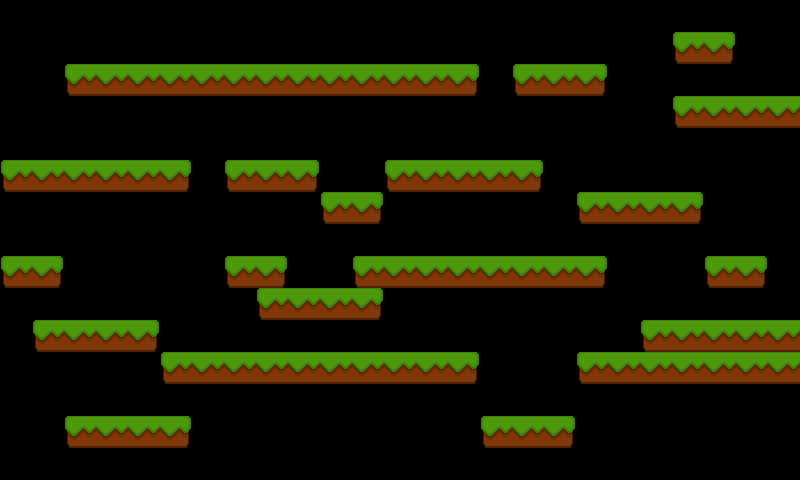

Rendered tile map (Tiled .tmx) drawn with the repository's tilesets; below, a short description and the full map source, tile grids included:
An orthogonal 25x15 tile map with 32x32 px tiles, 1 tile layer (Kachelebene 1).

<map version="1.0" orientation="orthogonal" renderorder="right-down" width="25" height="15" tilewidth="32" tileheight="32">
 <tileset firstgid="1" name="Gras-Tile-complete" tilewidth="32" tileheight="32">
  <image source="../Gras-Tile-complete.png" trans="ffffff" width="96" height="32" />
 </tileset>
 <layer name="Kachelebene 1" width="25" height="15">
  <data>
   <tile gid="0" />
   <tile gid="0" />
   <tile gid="0" />
   <tile gid="0" />
   <tile gid="0" />
   <tile gid="0" />
   <tile gid="0" />
   <tile gid="0" />
   <tile gid="0" />
   <tile gid="0" />
   <tile gid="0" />
   <tile gid="0" />
   <tile gid="0" />
   <tile gid="0" />
   <tile gid="0" />
   <tile gid="0" />
   <tile gid="0" />
   <tile gid="0" />
   <tile gid="0" />
   <tile gid="0" />
   <tile gid="0" />
   <tile gid="0" />
   <tile gid="0" />
   <tile gid="0" />
   <tile gid="0" />
   <tile gid="0" />
   <tile gid="0" />
   <tile gid="0" />
   <tile gid="0" />
   <tile gid="0" />
   <tile gid="0" />
   <tile gid="0" />
   <tile gid="0" />
   <tile gid="0" />
   <tile gid="0" />
   <tile gid="0" />
   <tile gid="0" />
   <tile gid="0" />
   <tile gid="0" />
   <tile gid="0" />
   <tile gid="0" />
   <tile gid="0" />
   <tile gid="0" />
   <tile gid="0" />
   <tile gid="0" />
   <tile gid="0" />
   <tile gid="1" />
   <tile gid="3" />
   <tile gid="0" />
   <tile gid="0" />
   <tile gid="0" />
   <tile gid="0" />
   <tile gid="1" />
   <tile gid="2" />
   <tile gid="2" />
   <tile gid="2" />
   <tile gid="2" />
   <tile gid="2" />
   <tile gid="2" />
   <tile gid="2" />
   <tile gid="2" />
   <tile gid="2" />
   <tile gid="2" />
   <tile gid="2" />
   <tile gid="3" />
   <tile gid="0" />
   <tile gid="1" />
   <tile gid="2" />
   <tile gid="3" />
   <tile gid="0" />
   <tile gid="0" />
   <tile gid="0" />
   <tile gid="0" />
   <tile gid="0" />
   <tile gid="0" />
   <tile gid="0" />
   <tile gid="0" />
   <tile gid="0" />
   <tile gid="0" />
   <tile gid="0" />
   <tile gid="0" />
   <tile gid="0" />
   <tile gid="0" />
   <tile gid="0" />
   <tile gid="0" />
   <tile gid="0" />
   <tile gid="0" />
   <tile gid="0" />
   <tile gid="0" />
   <tile gid="0" />
   <tile gid="0" />
   <tile gid="0" />
   <tile gid="0" />
   <tile gid="0" />
   <tile gid="0" />
   <tile gid="0" />
   <tile gid="1" />
   <tile gid="2" />
   <tile gid="2" />
   <tile gid="2" />
   <tile gid="0" />
   <tile gid="0" />
   <tile gid="0" />
   <tile gid="0" />
   <tile gid="0" />
   <tile gid="0" />
   <tile gid="0" />
   <tile gid="0" />
   <tile gid="0" />
   <tile gid="0" />
   <tile gid="0" />
   <tile gid="0" />
   <tile gid="0" />
   <tile gid="0" />
   <tile gid="0" />
   <tile gid="0" />
   <tile gid="0" />
   <tile gid="0" />
   <tile gid="0" />
   <tile gid="0" />
   <tile gid="0" />
   <tile gid="0" />
   <tile gid="0" />
   <tile gid="0" />
   <tile gid="0" />
   <tile gid="1" />
   <tile gid="2" />
   <tile gid="2" />
   <tile gid="2" />
   <tile gid="2" />
   <tile gid="3" />
   <tile gid="0" />
   <tile gid="1" />
   <tile gid="2" />
   <tile gid="3" />
   <tile gid="0" />
   <tile gid="0" />
   <tile gid="1" />
   <tile gid="2" />
   <tile gid="2" />
   <tile gid="2" />
   <tile gid="3" />
   <tile gid="0" />
   <tile gid="0" />
   <tile gid="0" />
   <tile gid="0" />
   <tile gid="0" />
   <tile gid="0" />
   <tile gid="0" />
   <tile gid="0" />
   <tile gid="0" />
   <tile gid="0" />
   <tile gid="0" />
   <tile gid="0" />
   <tile gid="0" />
   <tile gid="0" />
   <tile gid="0" />
   <tile gid="0" />
   <tile gid="0" />
   <tile gid="0" />
   <tile gid="1" />
   <tile gid="3" />
   <tile gid="0" />
   <tile gid="0" />
   <tile gid="0" />
   <tile gid="0" />
   <tile gid="0" />
   <tile gid="0" />
   <tile gid="1" />
   <tile gid="2" />
   <tile gid="2" />
   <tile gid="3" />
   <tile gid="0" />
   <tile gid="0" />
   <tile gid="0" />
   <tile gid="0" />
   <tile gid="0" />
   <tile gid="0" />
   <tile gid="0" />
   <tile gid="0" />
   <tile gid="0" />
   <tile gid="0" />
   <tile gid="0" />
   <tile gid="0" />
   <tile gid="0" />
   <tile gid="0" />
   <tile gid="0" />
   <tile gid="0" />
   <tile gid="0" />
   <tile gid="0" />
   <tile gid="0" />
   <tile gid="0" />
   <tile gid="0" />
   <tile gid="0" />
   <tile gid="0" />
   <tile gid="0" />
   <tile gid="0" />
   <tile gid="0" />
   <tile gid="0" />
   <tile gid="0" />
   <tile gid="1" />
   <tile gid="3" />
   <tile gid="0" />
   <tile gid="0" />
   <tile gid="0" />
   <tile gid="0" />
   <tile gid="0" />
   <tile gid="1" />
   <tile gid="3" />
   <tile gid="0" />
   <tile gid="0" />
   <tile gid="1" />
   <tile gid="2" />
   <tile gid="2" />
   <tile gid="2" />
   <tile gid="2" />
   <tile gid="2" />
   <tile gid="2" />
   <tile gid="3" />
   <tile gid="0" />
   <tile gid="0" />
   <tile gid="0" />
   <tile gid="1" />
   <tile gid="3" />
   <tile gid="0" />
   <tile gid="0" />
   <tile gid="0" />
   <tile gid="0" />
   <tile gid="0" />
   <tile gid="0" />
   <tile gid="0" />
   <tile gid="0" />
   <tile gid="0" />
   <tile gid="1" />
   <tile gid="2" />
   <tile gid="2" />
   <tile gid="3" />
   <tile gid="0" />
   <tile gid="0" />
   <tile gid="0" />
   <tile gid="0" />
   <tile gid="0" />
   <tile gid="0" />
   <tile gid="0" />
   <tile gid="0" />
   <tile gid="0" />
   <tile gid="0" />
   <tile gid="0" />
   <tile gid="0" />
   <tile gid="0" />
   <tile gid="0" />
   <tile gid="1" />
   <tile gid="2" />
   <tile gid="2" />
   <tile gid="3" />
   <tile gid="0" />
   <tile gid="0" />
   <tile gid="0" />
   <tile gid="0" />
   <tile gid="0" />
   <tile gid="0" />
   <tile gid="0" />
   <tile gid="0" />
   <tile gid="0" />
   <tile gid="0" />
   <tile gid="0" />
   <tile gid="0" />
   <tile gid="0" />
   <tile gid="0" />
   <tile gid="0" />
   <tile gid="1" />
   <tile gid="2" />
   <tile gid="2" />
   <tile gid="2" />
   <tile gid="2" />
   <tile gid="0" />
   <tile gid="0" />
   <tile gid="0" />
   <tile gid="0" />
   <tile gid="0" />
   <tile gid="1" />
   <tile gid="2" />
   <tile gid="2" />
   <tile gid="2" />
   <tile gid="2" />
   <tile gid="2" />
   <tile gid="2" />
   <tile gid="2" />
   <tile gid="2" />
   <tile gid="3" />
   <tile gid="0" />
   <tile gid="0" />
   <tile gid="0" />
   <tile gid="1" />
   <tile gid="2" />
   <tile gid="2" />
   <tile gid="2" />
   <tile gid="2" />
   <tile gid="2" />
   <tile gid="2" />
   <tile gid="0" />
   <tile gid="0" />
   <tile gid="0" />
   <tile gid="0" />
   <tile gid="0" />
   <tile gid="0" />
   <tile gid="0" />
   <tile gid="0" />
   <tile gid="0" />
   <tile gid="0" />
   <tile gid="0" />
   <tile gid="0" />
   <tile gid="0" />
   <tile gid="0" />
   <tile gid="0" />
   <tile gid="0" />
   <tile gid="0" />
   <tile gid="0" />
   <tile gid="0" />
   <tile gid="0" />
   <tile gid="0" />
   <tile gid="0" />
   <tile gid="0" />
   <tile gid="0" />
   <tile gid="0" />
   <tile gid="0" />
   <tile gid="0" />
   <tile gid="1" />
   <tile gid="2" />
   <tile gid="2" />
   <tile gid="3" />
   <tile gid="0" />
   <tile gid="0" />
   <tile gid="0" />
   <tile gid="0" />
   <tile gid="0" />
   <tile gid="0" />
   <tile gid="0" />
   <tile gid="0" />
   <tile gid="0" />
   <tile gid="1" />
   <tile gid="2" />
   <tile gid="3" />
   <tile gid="0" />
   <tile gid="0" />
   <tile gid="0" />
   <tile gid="0" />
   <tile gid="0" />
   <tile gid="0" />
   <tile gid="0" />
   <tile gid="0" />
   <tile gid="0" />
   <tile gid="0" />
   <tile gid="0" />
   <tile gid="0" />
   <tile gid="0" />
   <tile gid="0" />
   <tile gid="0" />
   <tile gid="0" />
   <tile gid="0" />
   <tile gid="0" />
   <tile gid="0" />
   <tile gid="0" />
   <tile gid="0" />
   <tile gid="0" />
   <tile gid="0" />
   <tile gid="0" />
   <tile gid="0" />
   <tile gid="0" />
   <tile gid="0" />
   <tile gid="0" />
   <tile gid="0" />
   <tile gid="0" />
   <tile gid="0" />
   <tile gid="0" />
  </data>
 </layer>
</map>